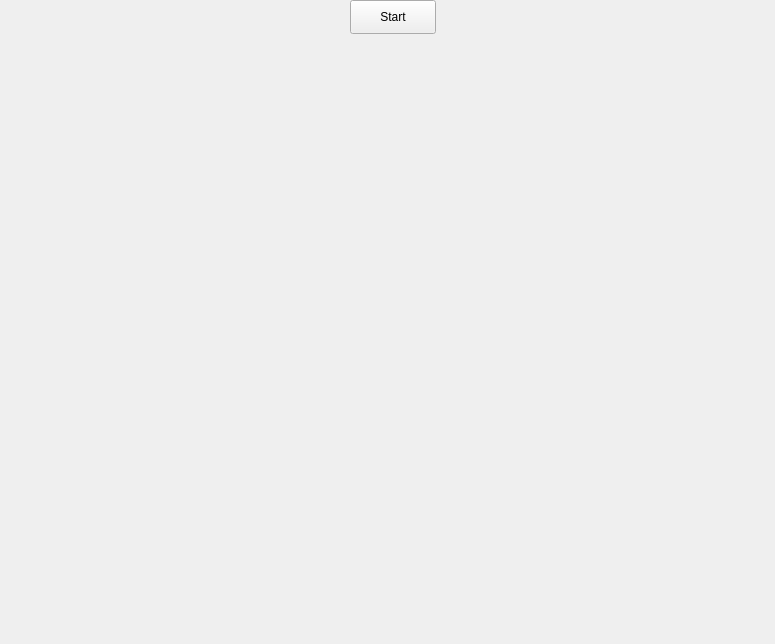
<?xml version="1.0" encoding="UTF-8"?>
<ui version="4.0">
 <class>MainWindow</class>
 <widget class="QWidget" name="MainWindow">
  <property name="geometry">
   <rect>
    <x>0</x>
    <y>0</y>
    <width>775</width>
    <height>644</height>
   </rect>
  </property>
  <property name="windowTitle">
   <string>flakewatcher</string>
  </property>
  <widget class="QLabel" name="FlakeOutput">
   <property name="geometry">
    <rect>
     <x>10</x>
     <y>60</y>
     <width>761</width>
     <height>571</height>
    </rect>
   </property>
   <property name="text">
    <string/>
   </property>
   <property name="alignment">
    <set>Qt::AlignLeading|Qt::AlignLeft|Qt::AlignTop</set>
   </property>
  </widget>
  <widget class="QPushButton" name="StartButton">
   <property name="geometry">
    <rect>
     <x>350</x>
     <y>0</y>
     <width>86</width>
     <height>34</height>
    </rect>
   </property>
   <property name="text">
    <string>Start</string>
   </property>
  </widget>
 </widget>
 <resources/>
 <connections/>
</ui>
